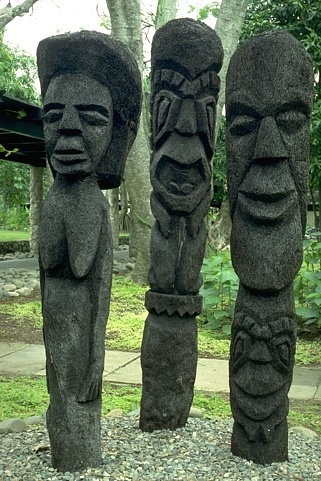
#> input picture CAS CS 585/Lab/Lab9/dataset/BSDS300/images/test/101085.jpg, 321 x 481 px, given in place of 16077.jpg, which was not available
$ jupyter execute --allow-errors Lab9.ipynb   (text cells are left out)
#> lines starting #> are read from the running program, lines starting #| are printed output that depends on the picture; pictures that were not available may be replaced by others from this repository, and a replacement may not be noted
[cell 1]
from __future__ import print_function
import argparse
from math import log10

import torch
import torch.nn as nn
import torch.optim as optim
from torch.utils.data import DataLoader

[cell 2]
from os.path import exists, join, basename
from os import makedirs, remove
from six.moves import urllib
import tarfile
from torchvision.transforms import Compose, CenterCrop, ToTensor, Resize

import torch.utils.data as data

from os import listdir
from os.path import join
from PIL import Image


def is_image_file(filename):
    return any(filename.endswith(extension) for extension in [".png", ".jpg", ".jpeg"])


# [4 lines left out: function load_img, not called in this run]


class DatasetFromFolder(data.Dataset):
    # [16 lines left out: functions __init__, __getitem__, not called in this run]

    def __len__(self):
        return len(self.image_filenames)

# [26 lines left out: function download_bsd300, not called in this run]


def calculate_valid_crop_size(crop_size, upscale_factor):
    return crop_size - (crop_size % upscale_factor)


# [58 lines left out: functions input_transform, target_transform, get_training_set, get_test_set, not called in this run]

[cell 3]
import torch
import torch.nn as nn
import torch.nn.init as init


class Net(nn.Module):
    # [33 lines left out: functions __init__, forward, _initialize_weights, not called in this run]

[cell 4]
# Training settings
upscale_factor = 3
batchSize = 32
testBatchSize = 100
nEpochs = 50
lr = 0.001
seed = 123

torch.manual_seed(seed)
#> (this line was passed over: torch is not available in this run)

#> (the rest of this cell did not finish here and is left out)

[cell 5]
# Training settings
upscale_factor = 3
batchSize = 32
testBatchSize = 100
nEpochs = 50
lr = 0.001
seed = 123

torch.manual_seed(seed)
#> (this line was passed over: torch is not available in this run)

#> (the rest of this cell did not finish here and is left out)

[cell 6]
import numpy as np
from matplotlib import pyplot as plt

input_image = 'dataset/BSDS300/images/test/16077.jpg'

img = Image.open(input_image)
#> img is the input picture: PIL image 321x481 RGB; mean R, G, B 87.8, 102.6, 80.9

plt.figure(figsize=(20,10))
plt.subplot(122)
plt.imshow(img)
plt.title('Groundtruth High Resolution Image')

img=img.resize((img.size[0]//upscale_factor,img.size[1]//upscale_factor),resample=2)
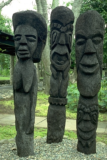
#> img: PIL image 107x160 RGB; mean R, G, B 87.8, 102.6, 80.9

plt.subplot(121)
plt.imshow(img)
plt.title('Low Resolution Image')

img=img.convert('YCbCr')
#> img: PIL image 107x160 YCbCr; mean of channels 0, 1, 2 95.2, 119.2, 121.9
y, cb, cr = img.split()
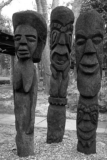
#> y: PIL image 107x160 L; min 4, max 255, mean 95.2
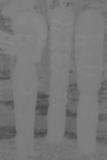
#> cb: PIL image 107x160 L; min 71, max 136, mean 119.2
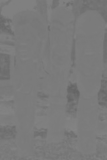
#> cr: PIL image 107x160 L; min 100, max 132, mean 121.9

#> (the rest of this cell did not finish here and is left out)

$ run again, on CAS CS 585/Lab/Lab9/dataset/BSDS300/images/train/113009.jpg
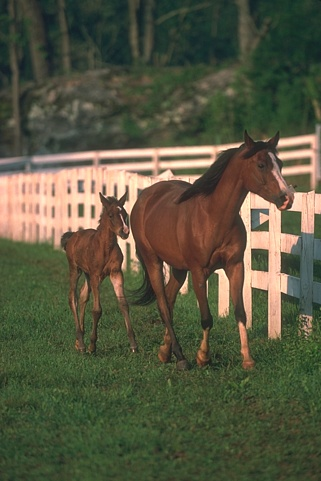
#> input picture CAS CS 585/Lab/Lab9/dataset/BSDS300/images/train/113009.jpg, 321 x 481 px, given in place of 16077.jpg, which was not available
#> img is the input picture: PIL image 321x481 RGB; mean R, G, B 86.6, 86.7, 64.5
#> `y, cb, cr = img.split()`:
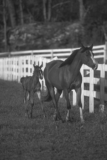
#> y: PIL image 107x160 L; min 29, max 240, mean 83.6
#> `y, cb, cr = img.split()`:
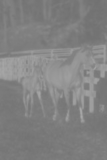
#> cr: PIL image 107x160 L; min 113, max 168, mean 129.3

$ run again, on CAS CS 585/Lab/Lab9/dataset/BSDS300/images/train/12003.jpg
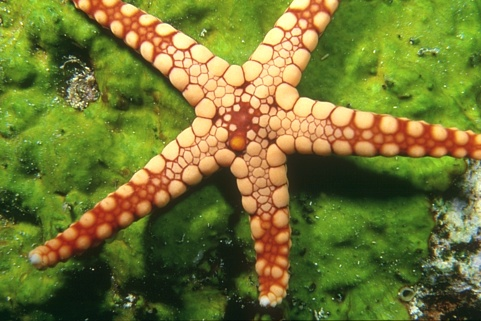
#> input picture CAS CS 585/Lab/Lab9/dataset/BSDS300/images/train/12003.jpg, 481 x 321 px, given in place of 16077.jpg, which was not available
#> img is the input picture: PIL image 481x321 RGB; mean R, G, B 114.1, 118.7, 50.3
#> `y, cb, cr = img.split()`:
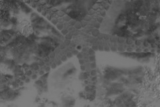
#> cb: PIL image 160x107 L; min 50, max 136, mean 94.1
#> `y, cb, cr = img.split()`:
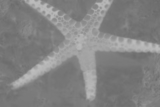
#> cr: PIL image 160x107 L; min 105, max 190, mean 130.8
